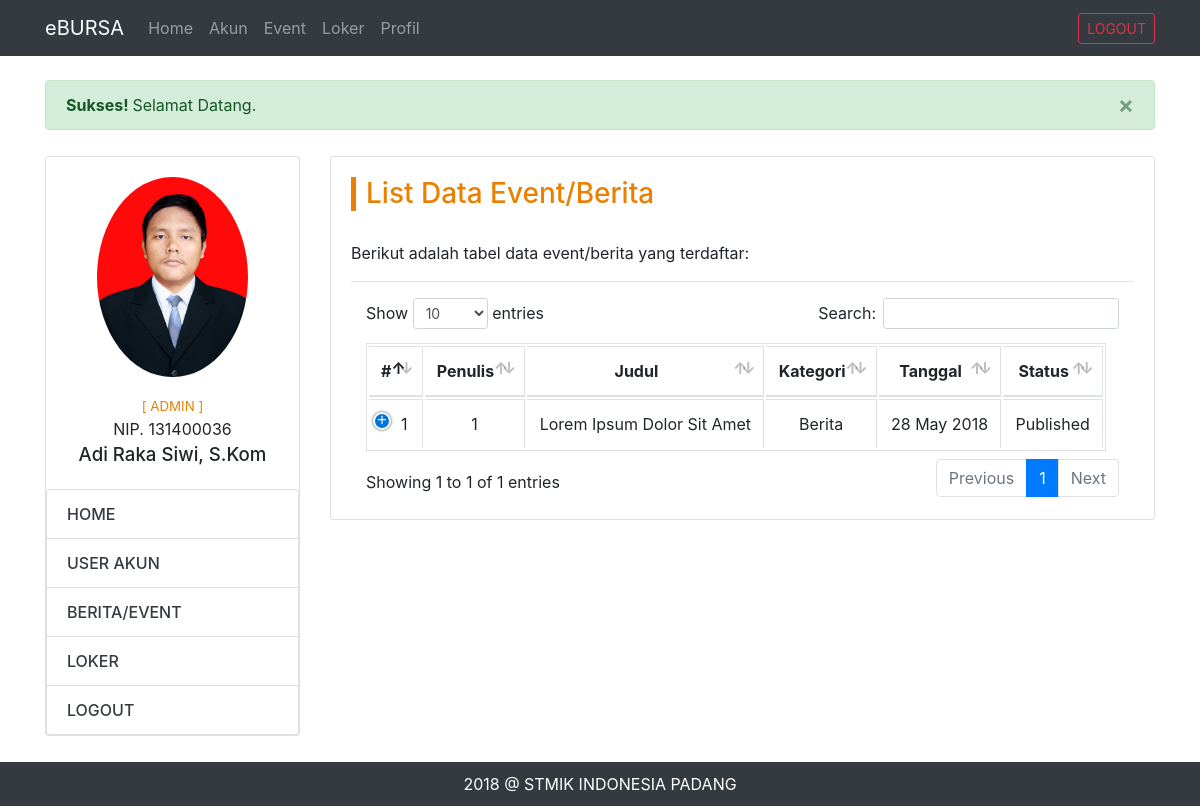
/admin-dashboard.php?page=list-event (signed in), run on the app's committed database.
### tables this page shows
CREATE TABLE `profil_admin` (
  `id` int(11) NOT NULL AUTO_INCREMENT,
  `user_akun_id` int(11) NOT NULL,
  `nip` varchar(20) NOT NULL,
  `nama` varchar(30) NOT NULL,
  `jenis_kelamin` enum('Pria','Wanita') NOT NULL,
  `tempat_lahir` varchar(20) NOT NULL,
  `tanggal_lahir` date NOT NULL,
  `agama` enum('Islam','Katolik','Protestan','Hindu','Buddha','Lain-Lain') NOT NULL,
  `alamat` text NOT NULL,
  `telepon` varchar(12) NOT NULL,
  `foto` varchar(100) NOT NULL,
  `dibuat_pada` date NOT NULL,
  PRIMARY KEY (`id`),
  KEY `user_akun_id` (`user_akun_id`)
);

CREATE TABLE `info_berita` (
  `id` int(11) NOT NULL AUTO_INCREMENT,
  `profil_admin_id` int(11) NOT NULL,
  `judul` varchar(50) NOT NULL,
  `tanggal` date NOT NULL,
  `kategori` enum('Berita','Event','Info') NOT NULL,
  `konten` text NOT NULL,
  `status` tinyint(1) NOT NULL,
  PRIMARY KEY (`id`),
  KEY `profil_admin_id` (`profil_admin_id`)
);

### cores/misc/function.php (called while the page is built, shortened)
<?php
	function getAdminProfil($id) {
		$conn = koneksi();
		$sql = "SELECT * FROM profil_admin WHERE user_akun_id = '$id'";
		$proc = mysqli_query($conn, $sql);
		$data = mysqli_fetch_assoc($proc);
		return $data;
	}
	function koneksi() {
		$conn = mysqli_connect('localhost', 'root', '', 'dbbursa');
		return $conn;
	}
?>

### views/admin/event-berita/list-event.php (the view, shortened to what this page needs)
<div class="row">
	<div class="col-md-3">
		<?php include "views/admin/partials/side-menu.php"; ?>
	</div>
	<div class="col-md-9">
		<div class="card">
			<div class="card-body">
				<h3 class="home-title">List Data Event/Berita</h3>
				<p>Berikut adalah tabel data event/berita yang terdaftar:</p><hr>
				<?php
					$query = "SELECT * FROM info_berita";
					$process = mysqli_query($conn, $query);
					while($row = mysqli_fetch_array($process)) {
						$list_data[] = $row;
					}
				?>
				<div class="table-responsive">
					<table class="table table-bordered nowrap" id="tabel-data-user-akun">
						<thead>
							<tr>
								<th class="text-center">#</th>
								<th class="text-center">Penulis</th>
								<th class="text-center">Judul</th>
								<th class="text-center">Kategori</th>
								<th class="text-center">Tanggal</th>
								<th class="text-center">Status</th>
							</tr>
						</thead>
						<tbody>
							<?php
								foreach ($list_data as $key => $value) {
							?>
								<tr>
									<td class="text-center"><?php echo $key+1; ?></td>
									<td class="text-center"><?php echo $value['profil_admin_id']; ?></td>
									<td class="text-center"><?php echo $value['judul']; ?></td>
									<td class="text-center"><?php echo $value['kategori']; ?></td>
									<td class="text-center"><?php echo date('d M Y', strtotime($value['tanggal'])); ?></td>
									<td class="text-center"><?php echo $value['status']==1?'Published':'Hiden'; ?></td>
								</tr>
							<?php
								}
							?>
						</tbody>
					</table>
				</div>
			</div>
		</div>
	</div>
</div>

### views/admin/partials/side-menu.php
<div class="card">
	<div class="card-body">
		<div class="text-center">
			<img src="assets/img/profil/admin/<?php echo $dataProfil["foto"] ?>" class="rounded-circle text-center" height="200xp">
			<div class="side-detail">
				<div class="side-akses">[ <?php echo strtoupper($_SESSION['hak_akses']) ?> ]</div>
				<div class="side-nip"><?php echo 'NIP. '.$dataProfil["nip"] ?></div>
				<div class="side-nama"><?php echo $dataProfil["nama"] ?></div>
			</div>
		</div>
	</div>
	<ul class="list-group">
		<a href="?page=home" class="list-group-item <?php echo $page=='home'?'active':'' ?>">HOME</a>
		<a href="?page=akun" class="list-group-item <?php echo $page=='akun'?'active':'' ?>">USER AKUN</a>
		<a href="?page=event" class="list-group-item <?php echo $page=='event'?'active':'' ?>">BERITA/EVENT</a>
		<a href="?page=loker" class="list-group-item <?php echo $page=='loker'?'active':'' ?>">LOKER</a>
		<a href="logout.php" class="list-group-item">LOGOUT</a>
	</ul>
</div>

### assets/css/app.css (style rules this page uses)
.home-title { margin-bottom: 30px; color: #eb8000; border-left: 5px solid; padding-left: 10px; }
.side-detail { margin-top: 20px; }
.side-akses { font-size: 10pt; color: #eb8000; }
.side-nama { font-size: 14pt; font-weight: 500; }
.list-group-item { font-weight: 500; color: #343a40; }

### data on the page
profil_admin: foto (picture), nip "131400036", nama "Adi Raka Siwi, S.Kom"
info_berita: profil_admin "1", judul "Lorem Ipsum Dolor Sit Amet", kategori "Berita", tanggal "28 May 2018", status "Published"

### other printed values
$_SESSION["sukses"] "Selamat Datang."
$_SESSION['hak_akses'] "ADMIN"
